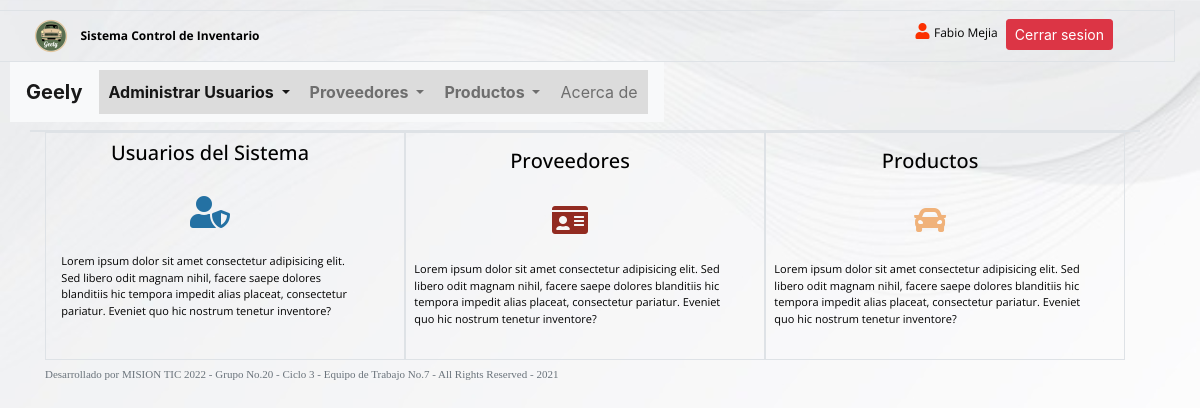
Page /modulos/usuario (signed in) on the earlier database version.
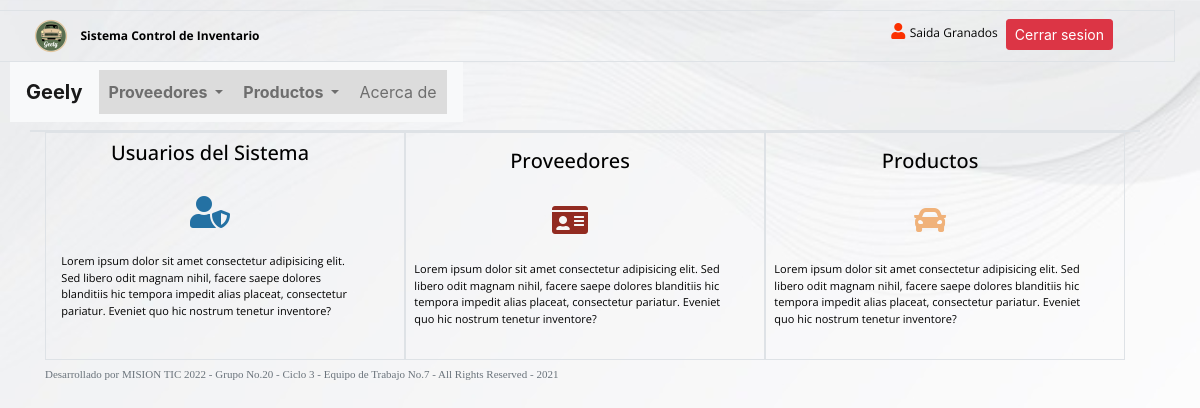
Same page on the later database version.
### tables this page shows
CREATE TABLE usuarios (cod_usu INTEGER NOT NULL PRIMARY KEY AUTOINCREMENT, id_usu STRING (20), nombre_usu STRING (50), contrasena_usu STRING (150), cod_rol INTEGER);

### app.py (the view)
@app.route('/modulos/usuario')
@login_required
def modulos():
    return render_template('modulos.html')

### app.py (called while the page is built)
def login_required(view):
    @functools.wraps(view)
    def wrapped_view(**kwargs):
        if g.user is None:
            return redirect( url_for('index'))
        return view(**kwargs)
    return wrapped_view

@app.before_request
def cargar_usuario_autenticado():
    cod_usu = session.get('cod_usu')
    if cod_usu is None:
        g.user = None
    else:
        g.user = usuarios.cargar(cod_usu)

### db.py (called while the page is built)
def conectar():
    try:
        conn =  sqlite3.connect('db/datos.db')
        return conn
    except Error as err:
        print('Error en la conexión con la Base de dartos. Cód. Error: ' +  str(err))
        return None

def fabrica_diccionarios(cursor, row):
    d = {}
    for idx, col in enumerate(cursor.description):
        d[col[0]] = row[idx]
    return d

### templates/modulos.html (shortened to what the changed rows need)
{% extends 'layout.html' %}
{% block headermodulos %}
<div class="col-xs-12 col-sm-12 col-md-5 col-lg-5 ">
    <div class="row col-xs-12 col-sm-12 col-md-12 col-lg-12 px-2 py-2 justify-content-end align-self-end">
        <span style="font-size: 1rem; color: #fb3000;">
            <i class="fas fa-user"></i>
            <label for="">{{ g.user.nombre_usu }}</label>
        </span>
    </div>
</div>
{% endblock %}
{% block contenido %}
<body>
    <div class="row col-xs-12 col-sm-12 col-md-12 col-lg-12">
        <nav class="navbar navbar-expand-md navbar-light bg-light">
            <div class="collapse navbar-collapse" id="navbarNavDropdown">
                <ul class="navbar-nav">
                    {% if  g.user.cod_rol == 1 or g.user.cod_rol == 2 %}
                    <li class="nav-item dropdown active">
                        <a class="nav-link dropdown-toggle negrita" href="#" id="navbarDropdownMenuLink" role="button"
                            data-toggle="dropdown" aria-haspopup="true" aria-expanded="false">
                            Administrar Usuarios
                        </a>
                    </li>
                    {% endif %}
                </ul>
            </div>
        </nav>
    </div>
</body>
{% endblock %}

Differences in the rows shown:
changed usuarios: user.nombre_usu "Fabio Mejia" → "Saida Granados"; cod_rol 2 → 3 (drawn)
Other differences:
text no longer shown: "Administrar Usuarios"
